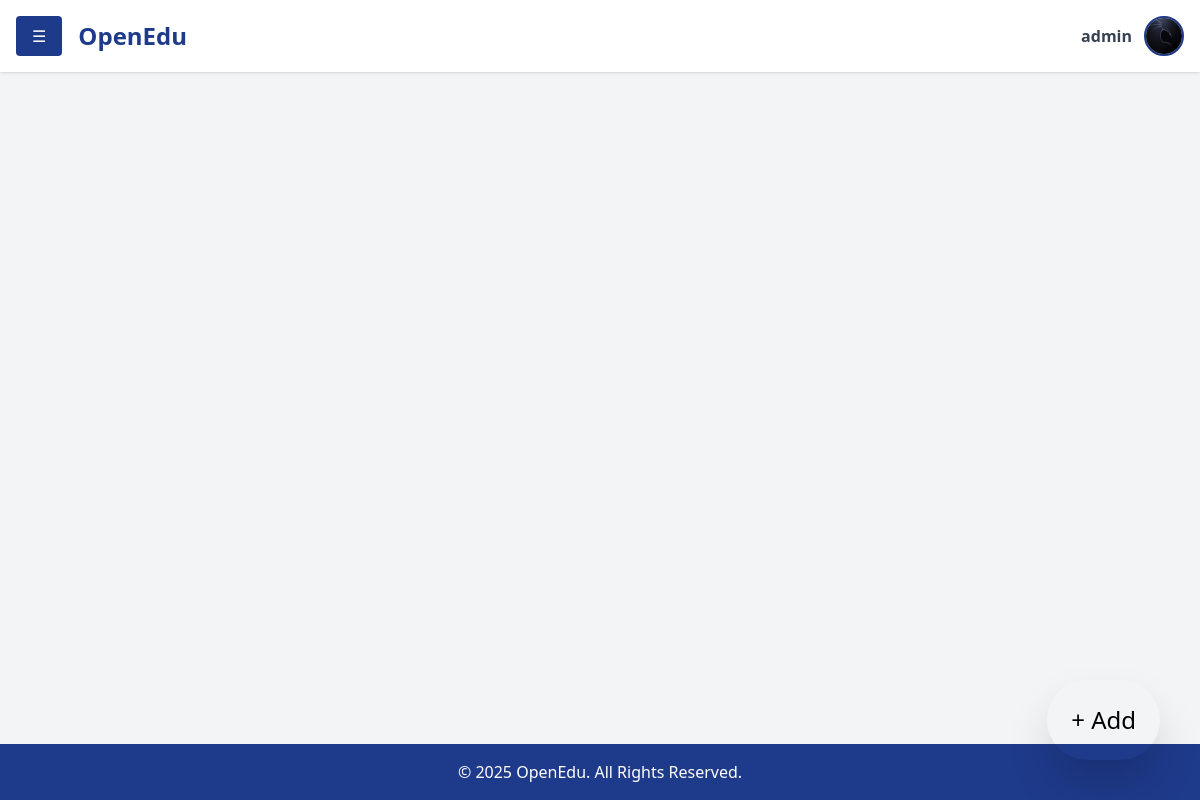
Page /courses (signed in) on the earlier database version.
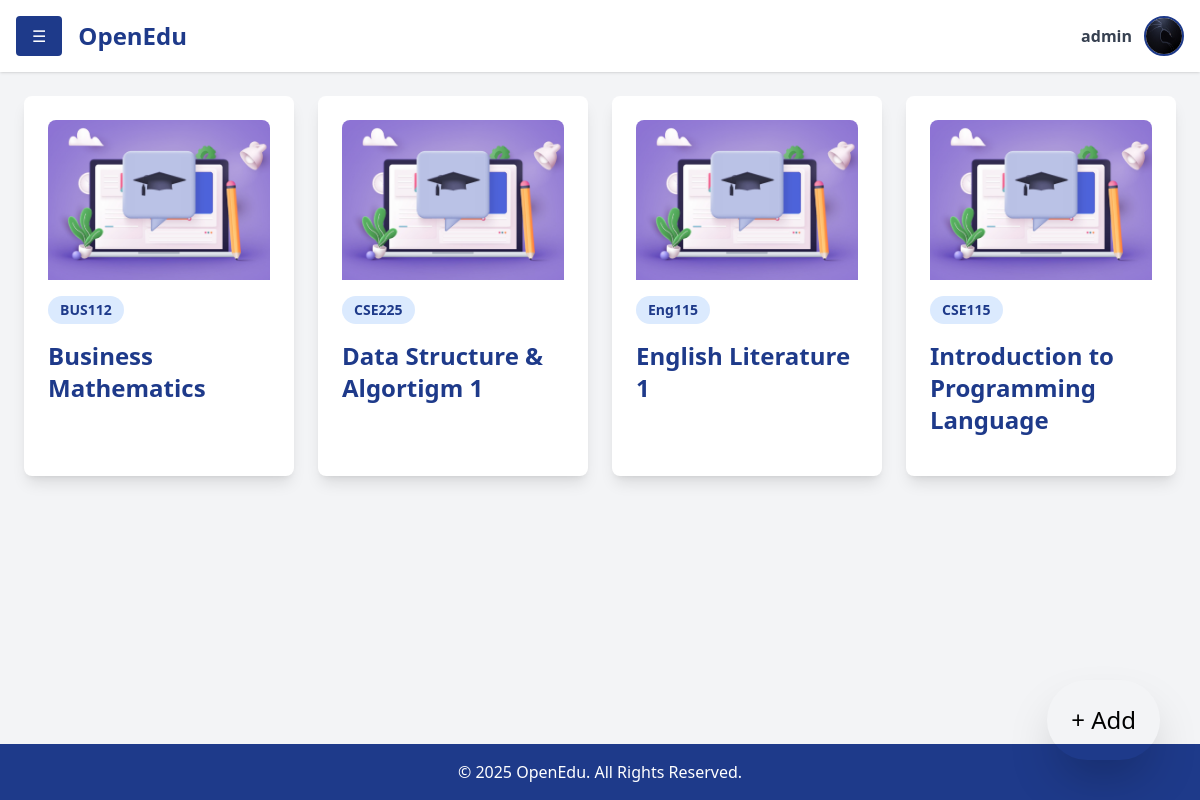
Same page on the later database version.
### lms/models.py (models this page shows, shortened)
class Course(models.Model):
    id = models.AutoField(primary_key=True)  # Automatically generates a primary key
    course_code = models.CharField(max_length=6, unique=True)  # Unique course code
    course_name = models.CharField(max_length=50)  # Course name
    course_description = models.TextField(default="This course provides a comprehensive overview of essential topics, methodologies, and concepts. Further details will be provided.)  # Description of the course")
    department = models.ForeignKey(Department, related_name='courses', on_delete=models.CASCADE)  # Foreign key to Department
    image = models.ImageField(upload_to='images/course/', null=True,default='images/course/default.jpg')

### home/views.py (the view)
# urls.py: path('courses', courses, name='courses'),
@login_required
def courses(request):
    courses = Course.objects.all().order_by('course_name')
    context={'name':request.user.username,'courses':courses}
    return render(request,"courses.html",context)

### home/templates/courses.html (shortened to what this page needs)
{% extends 'dashboard.html' %} {%block content %}
<div class="p-6 flex-grow">
  <div
    class="grid grid-cols-1 sm:grid-cols-2 md:grid-cols-3 lg:grid-cols-4 gap-6"
  >
    {% for course in courses %}
    <a
      href="#"
      class="card bg-white p-6 rounded-lg shadow-lg cursor-pointer hover:shadow-xl transition duration-300 transform hover:scale-105"
    >
      <img
        src="{{course.image.url}}"
        alt="Course Image"
        class="w-full h-40 object-cover rounded-t-lg mb-4"
      />
      <div class="flex items-center mb-4">
        <span
          class="text-sm font-semibold text-blue-900 bg-blue-100 px-3 py-1 rounded-full"
          >{{course.course_code}}</span
        >
      </div>
      <h3 class="text-2xl font-semibold text-blue-900 mb-2">
        {{course.course_name}}
      </h3>
    </a>
    {% endfor %}
  </div>
</div>
{%endblock%}

Differences in the rows shown:
added Course: image (placeholder picture), course_code "BUS112", course_name "Business Mathematics"
added Course: image (placeholder picture), course_code "CSE225", course_name "Data Structure & Algortigm 1"
added Course: image (placeholder picture), course_code "Eng115", course_name "English Literature 1"
added Course: image (placeholder picture), course_code "CSE115", course_name "Introduction to Programming Language"
